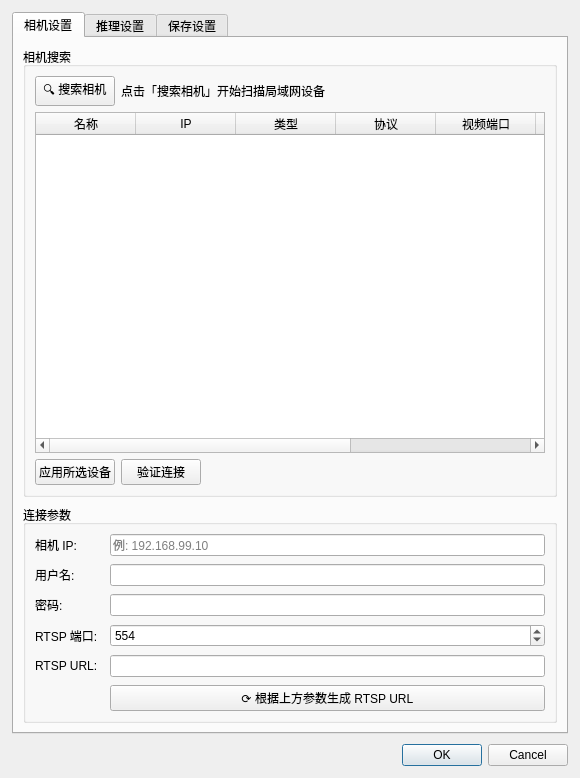
<?xml version="1.0" encoding="UTF-8"?>
<ui version="4.0">
 <class>SettingForm</class>
 <widget class="QDialog" name="SettingForm">
  <property name="geometry">
   <rect>
    <x>0</x>
    <y>0</y>
    <width>580</width>
    <height>560</height>
   </rect>
  </property>
  <property name="windowTitle">
   <string>系统配置</string>
  </property>
  <layout class="QVBoxLayout" name="mainLayout">
   <property name="spacing">
    <number>10</number>
   </property>
   <property name="leftMargin"><number>12</number></property>
   <property name="topMargin"><number>12</number></property>
   <property name="rightMargin"><number>12</number></property>
   <property name="bottomMargin"><number>12</number></property>
   <item>
    <widget class="QTabWidget" name="tabWidget">
     <!-- ===== Tab 1: 相机设置 ===== -->
     <widget class="QWidget" name="tabCamera">
      <attribute name="title">
       <string>相机设置</string>
      </attribute>
      <layout class="QVBoxLayout" name="cameraMainLayout">
        <property name="spacing"><number>8</number></property>
        <item>
         <widget class="QGroupBox" name="groupBox_search">
          <property name="title"><string>相机搜索</string></property>
          <layout class="QVBoxLayout" name="searchLayout">
           <property name="spacing"><number>6</number></property>
           <item>
            <layout class="QHBoxLayout" name="searchBtnLayout">
             <item>
              <widget class="QPushButton" name="btn_searchCameras">
               <property name="text"><string>🔍 搜索相机</string></property>
               <property name="toolTip"><string>通过 ACP 广播 + 局域网端口扫描搜索相机设备</string></property>
              </widget>
             </item>
             <item>
              <widget class="QLabel" name="label_searchStatus">
               <property name="text"><string>点击「搜索相机」开始扫描局域网设备</string></property>
              </widget>
             </item>
             <item>
              <spacer name="searchSpacer">
               <property name="orientation"><enum>Qt::Horizontal</enum></property>
               <property name="sizeHint" stdset="0"><size><width>40</width><height>20</height></size></property>
              </spacer>
             </item>
            </layout>
           </item>
           <item>
            <widget class="QTableWidget" name="table_devices">
             <property name="minimumSize"><size><width>0</width><height>140</height></size></property>
             <property name="editTriggers"><set>QAbstractItemView::NoEditTriggers</set></property>
             <property name="selectionMode"><enum>QAbstractItemView::SingleSelection</enum></property>
             <property name="selectionBehavior"><enum>QAbstractItemView::SelectRows</enum></property>
             <property name="columnCount"><number>8</number></property>
             <column><property name="text"><string>名称</string></property></column>
             <column><property name="text"><string>IP</string></property></column>
             <column><property name="text"><string>类型</string></property></column>
             <column><property name="text"><string>协议</string></property></column>
             <column><property name="text"><string>视频端口</string></property></column>
             <column><property name="text"><string>控制端口</string></property></column>
             <column><property name="text"><string>账号</string></property></column>
             <column><property name="text"><string>状态</string></property></column>
            </widget>
           </item>
           <item>
            <layout class="QHBoxLayout" name="searchActionLayout">
             <item>
              <widget class="QPushButton" name="btn_applyDevice">
               <property name="text"><string>应用所选设备</string></property>
               <property name="toolTip"><string>将选中的设备参数填充到下方连接参数</string></property>
              </widget>
             </item>
             <item>
              <widget class="QPushButton" name="btn_verifyDevice">
               <property name="text"><string>验证连接</string></property>
               <property name="toolTip"><string>用当前连接参数测试 RTSP 流是否可打开</string></property>
              </widget>
             </item>
             <item>
              <spacer name="actionSpacer">
               <property name="orientation"><enum>Qt::Horizontal</enum></property>
               <property name="sizeHint" stdset="0"><size><width>40</width><height>20</height></size></property>
              </spacer>
             </item>
            </layout>
           </item>
          </layout>
         </widget>
        </item>
        <item>
         <widget class="QGroupBox" name="groupBox_conn">
          <property name="title"><string>连接参数</string></property>
          <layout class="QFormLayout" name="cameraFormLayout">
       <property name="horizontalSpacing"><number>12</number></property>
       <property name="verticalSpacing"><number>8</number></property>
       <item row="0" column="0">
        <widget class="QLabel" name="label_ip">
         <property name="text"><string>相机 IP:</string></property>
        </widget>
       </item>
       <item row="0" column="1">
        <widget class="QLineEdit" name="edit_cameraIP">
         <property name="placeholderText"><string>例: 192.168.99.10</string></property>
        </widget>
       </item>
       <item row="1" column="0">
        <widget class="QLabel" name="label_user">
         <property name="text"><string>用户名:</string></property>
        </widget>
       </item>
       <item row="1" column="1">
        <widget class="QLineEdit" name="edit_cameraUser"/>
       </item>
       <item row="2" column="0">
        <widget class="QLabel" name="label_pass">
         <property name="text"><string>密码:</string></property>
        </widget>
       </item>
       <item row="2" column="1">
        <widget class="QLineEdit" name="edit_cameraPass">
         <property name="echoMode"><enum>QLineEdit::Password</enum></property>
        </widget>
       </item>
       <item row="3" column="0">
        <widget class="QLabel" name="label_port">
         <property name="text"><string>RTSP 端口:</string></property>
        </widget>
       </item>
       <item row="3" column="1">
        <widget class="QSpinBox" name="spin_cameraPort">
         <property name="minimum"><number>1</number></property>
         <property name="maximum"><number>65535</number></property>
         <property name="value"><number>554</number></property>
        </widget>
       </item>
       <item row="4" column="0">
        <widget class="QLabel" name="label_rtspUrl">
         <property name="text"><string>RTSP URL:</string></property>
        </widget>
       </item>
       <item row="4" column="1">
        <widget class="QLineEdit" name="edit_rtspUrl">
         <property name="toolTip"><string>完整 RTSP 地址。修改 IP/用户名/密码/端口后点击右侧按钮自动生成</string></property>
        </widget>
       </item>
       <item row="5" column="1">
        <widget class="QPushButton" name="btn_rebuildUrl">
         <property name="text"><string>⟳ 根据上方参数生成 RTSP URL</string></property>
         <property name="toolTip"><string>用 IP、用户名、密码、端口拼接生成 RTSP URL</string></property>
        </widget>
       </item>
      </layout>
         </widget>
        </item>
       </layout>
     </widget>
     <!-- ===== Tab 2: 推理设置 ===== -->
     <widget class="QWidget" name="tabInference">
      <attribute name="title">
       <string>推理设置</string>
      </attribute>
      <layout class="QVBoxLayout" name="inferMainLayout">
       <property name="spacing"><number>10</number></property>
       <!-- 模型 GroupBox -->
       <item>
        <widget class="QGroupBox" name="groupBox_model">
         <property name="title"><string>模型配置</string></property>
         <layout class="QFormLayout" name="modelFormLayout">
          <property name="verticalSpacing"><number>8</number></property>
          <item row="0" column="0">
           <widget class="QLabel" name="label_enableInfer">
            <property name="text"><string>启用推理:</string></property>
           </widget>
          </item>
          <item row="0" column="1">
           <widget class="QCheckBox" name="check_enableInference">
            <property name="checked"><bool>true</bool></property>
            <property name="text"><string>勾选后启动采集时自动加载模型</string></property>
           </widget>
          </item>
          <item row="1" column="0">
           <widget class="QLabel" name="label_modelPath">
            <property name="text"><string>模型路径:</string></property>
           </widget>
          </item>
          <item row="1" column="1">
           <layout class="QHBoxLayout" name="modelPathLayout">
            <item>
             <widget class="QLineEdit" name="edit_modelPath">
              <property name="placeholderText"><string>支持 .engine (TensorRT) 和 .onnx (OpenCV DNN)</string></property>
             </widget>
            </item>
            <item>
             <widget class="QPushButton" name="btn_browseModel">
              <property name="text"><string>...</string></property>
              <property name="maximumSize"><size><width>32</width><height>16777215</height></size></property>
              <property name="toolTip"><string>浏览选择模型文件</string></property>
             </widget>
            </item>
           </layout>
          </item>
         </layout>
        </widget>
       </item>
       <!-- 检测参数 GroupBox -->
       <item>
        <widget class="QGroupBox" name="groupBox_detParams">
         <property name="title"><string>检测参数</string></property>
         <layout class="QFormLayout" name="detParamsLayout">
          <property name="verticalSpacing"><number>8</number></property>
          <item row="0" column="0">
           <widget class="QLabel" name="label_confThreshold">
            <property name="text"><string>置信度阈值:</string></property>
           </widget>
          </item>
          <item row="0" column="1">
           <widget class="QDoubleSpinBox" name="spin_confThreshold">
            <property name="minimum"><double>0.01</double></property>
            <property name="maximum"><double>1.00</double></property>
            <property name="singleStep"><double>0.05</double></property>
            <property name="value"><double>0.45</double></property>
            <property name="decimals"><number>2</number></property>
            <property name="toolTip"><string>检测置信度阈值，低于此值的检测结果将被忽略</string></property>
           </widget>
          </item>
          <item row="1" column="0">
           <widget class="QLabel" name="label_nmsThreshold">
            <property name="text"><string>NMS 阈值:</string></property>
           </widget>
          </item>
          <item row="1" column="1">
           <widget class="QDoubleSpinBox" name="spin_nmsThreshold">
            <property name="minimum"><double>0.01</double></property>
            <property name="maximum"><double>1.00</double></property>
            <property name="singleStep"><double>0.05</double></property>
            <property name="value"><double>0.50</double></property>
            <property name="decimals"><number>2</number></property>
            <property name="toolTip"><string>非极大值抑制阈值，值越小去重越严格</string></property>
           </widget>
          </item>
         </layout>
        </widget>
       </item>
       <!-- 跟踪参数 GroupBox -->
       <item>
        <widget class="QGroupBox" name="groupBox_trackerParams">
         <property name="title"><string>跟踪 and ReID 参数</string></property>
         <layout class="QFormLayout" name="trackerParamsLayout">
          <property name="verticalSpacing"><number>8</number></property>
          <item row="0" column="0">
           <widget class="QLabel" name="label_iouThreshold">
            <property name="text"><string>IoU 匹配阈值:</string></property>
           </widget>
          </item>
          <item row="0" column="1">
           <widget class="QDoubleSpinBox" name="spin_iouThreshold">
            <property name="minimum"><double>0.01</double></property>
            <property name="maximum"><double>1.00</double></property>
            <property name="singleStep"><double>0.05</double></property>
            <property name="value"><double>0.30</double></property>
            <property name="decimals"><number>2</number></property>
           </widget>
          </item>
          <item row="1" column="0">
           <widget class="QLabel" name="label_maxMissed">
            <property name="text"><string>最大丢失帧数:</string></property>
           </widget>
          </item>
          <item row="1" column="1">
           <widget class="QSpinBox" name="spin_maxMissed">
            <property name="minimum"><number>1</number></property>
            <property name="maximum"><number>300</number></property>
            <property name="value"><number>30</number></property>
            <property name="toolTip"><string>跟踪目标连续丢失多少帧后丢弃</string></property>
           </widget>
          </item>
          <item row="2" column="0">
           <widget class="QLabel" name="label_reidThreshold">
            <property name="text"><string>ReID 匹配阈值:</string></property>
           </widget>
          </item>
          <item row="2" column="1">
           <widget class="QDoubleSpinBox" name="spin_reidThreshold">
            <property name="minimum"><double>0.10</double></property>
            <property name="maximum"><double>1.00</double></property>
            <property name="singleStep"><double>0.05</double></property>
            <property name="value"><double>0.65</double></property>
            <property name="decimals"><number>2</number></property>
            <property name="toolTip"><string>相似度匹配阈值：用于「上车/下车身份比对」与「访客重入」判定。值越大要求越严格。建议 0.60~0.70</string></property>
           </widget>
          </item>
          <item row="3" column="0">
           <widget class="QLabel" name="label_kalmanEnabled">
            <property name="text"><string>卡尔曼预测:</string></property>
           </widget>
          </item>
          <item row="3" column="1">
           <widget class="QCheckBox" name="check_kalmanEnabled">
            <property name="checked"><bool>true</bool></property>
            <property name="text"><string>启用运动预测匹配（遮挡期间保持轨迹）</string></property>
            <property name="toolTip"><string>使用卡尔曼滤波器预测目标位置，在检测丢失时仍能维持轨迹连续性</string></property>
           </widget>
          </item>
          <item row="4" column="0">
           <widget class="QLabel" name="label_trackerReidEnabled">
            <property name="text"><string>ReID辅助跟踪:</string></property>
           </widget>
          </item>
          <item row="4" column="1">
           <widget class="QCheckBox" name="check_trackerReidEnabled">
            <property name="checked"><bool>true</bool></property>
            <property name="text"><string>启用ReID外观特征辅助匹配（防止ID切换）</string></property>
            <property name="toolTip"><string>当IoU匹配失败时，使用ReID外观特征进行二次匹配，大幅减少同一人的ID切换</string></property>
           </widget>
          </item>
          <item row="5" column="0">
           <widget class="QLabel" name="label_trackerReidThreshold">
            <property name="text"><string>跟踪ReID阈值:</string></property>
           </widget>
          </item>
          <item row="5" column="1">
           <widget class="QDoubleSpinBox" name="spin_trackerReidThreshold">
            <property name="minimum"><double>0.10</double></property>
            <property name="maximum"><double>1.00</double></property>
            <property name="singleStep"><double>0.05</double></property>
            <property name="value"><double>0.72</double></property>
            <property name="decimals"><number>2</number></property>
            <property name="toolTip"><string>跟踪器内部ReID匹配阈值（仅用于同帧多目标关联，防止ID切换）</string></property>
           </widget>
          </item>
          <item row="6" column="0">
           <widget class="QLabel" name="label_galleryMaxAge">
            <property name="text"><string>画廊保留时间(ms):</string></property>
           </widget>
          </item>
          <item row="6" column="1">
           <widget class="QSpinBox" name="spin_galleryMaxAge">
            <property name="minimum"><number>1000</number></property>
            <property name="maximum"><number>60000</number></property>
            <property name="singleStep"><number>1000</number></property>
            <property name="value"><number>10000</number></property>
            <property name="toolTip"><string>丢失轨迹在画廊中的最大保留时间，超时后彻底移除。值越大越能处理长时间遮挡</string></property>
           </widget>
          </item>
          <item row="7" column="0">
           <widget class="QLabel" name="label_reidWeightColor">
            <property name="text"><string>相似度-颜色权重:</string></property>
           </widget>
          </item>
          <item row="7" column="1">
           <widget class="QDoubleSpinBox" name="spin_reidWeightColor">
            <property name="minimum"><double>0.00</double></property>
            <property name="maximum"><double>1.00</double></property>
            <property name="singleStep"><double>0.05</double></property>
            <property name="value"><double>0.30</double></property>
            <property name="decimals"><number>2</number></property>
            <property name="toolTip"><string>相似度融合中「颜色直方图」分量权重。鱼眼俯视跨朝向时颜色最不稳定，建议 0.20~0.35</string></property>
           </widget>
          </item>
          <item row="8" column="0">
           <widget class="QLabel" name="label_reidWeightTexture">
            <property name="text"><string>相似度-纹理权重:</string></property>
           </widget>
          </item>
          <item row="8" column="1">
           <widget class="QDoubleSpinBox" name="spin_reidWeightTexture">
            <property name="minimum"><double>0.00</double></property>
            <property name="maximum"><double>1.00</double></property>
            <property name="singleStep"><double>0.05</double></property>
            <property name="value"><double>0.40</double></property>
            <property name="decimals"><number>2</number></property>
            <property name="toolTip"><string>相似度融合中「梯度纹理」分量权重（对光照/朝向较鲁棒），建议 0.35~0.50</string></property>
           </widget>
          </item>
          <item row="9" column="0">
           <widget class="QLabel" name="label_reidWeightShape">
            <property name="text"><string>相似度-身形权重:</string></property>
           </widget>
          </item>
          <item row="9" column="1">
           <widget class="QDoubleSpinBox" name="spin_reidWeightShape">
            <property name="minimum"><double>0.00</double></property>
            <property name="maximum"><double>1.00</double></property>
            <property name="singleStep"><double>0.05</double></property>
            <property name="value"><double>0.30</double></property>
            <property name="decimals"><number>2</number></property>
            <property name="toolTip"><string>相似度融合中「长宽比+归一化高度」身形分量权重，建议 0.20~0.35</string></property>
           </widget>
          </item>
          <item row="10" column="0" colspan="2">
           <widget class="QLabel" name="label_reidWeightHint">
            <property name="text"><string>说明：三项权重会自动归一化，无需保证和为 1；调整后点击「确定」即刻生效。</string></property>
            <property name="wordWrap"><bool>true</bool></property>
           </widget>
          </item>
          <item row="11" column="0">
           <widget class="QLabel" name="label_reidUseDeep">
            <property name="text"><string>深度ReID(OSNet):</string></property>
           </widget>
          </item>
          <item row="11" column="1">
           <widget class="QCheckBox" name="check_reidUseDeep">
            <property name="checked"><bool>false</bool></property>
            <property name="text"><string>启用深度外观嵌入比对（推荐，区分力更强）</string></property>
            <property name="toolTip"><string>使用 OSNet(MSMT17) 深度特征 + 余弦相似度进行上/下车身份比对；关闭则使用颜色/纹理/身形手工特征</string></property>
           </widget>
          </item>
          <item row="12" column="0">
           <widget class="QLabel" name="label_reidDeepModelPath">
            <property name="text"><string>深度模型路径:</string></property>
           </widget>
          </item>
          <item row="12" column="1">
           <widget class="QLineEdit" name="edit_reidDeepModelPath">
            <property name="text"><string>./model/osnet_x1_0_msmt17.onnx</string></property>
            <property name="toolTip"><string>OSNet ONNX 模型路径（相对路径以程序目录为基准）</string></property>
           </widget>
          </item>
          <item row="13" column="0">
           <widget class="QLabel" name="label_reidDeepThreshold">
            <property name="text"><string>深度相似度阈值:</string></property>
           </widget>
          </item>
          <item row="13" column="1">
           <widget class="QDoubleSpinBox" name="spin_reidDeepThreshold">
            <property name="minimum"><double>0.10</double></property>
            <property name="maximum"><double>1.00</double></property>
            <property name="singleStep"><double>0.05</double></property>
            <property name="value"><double>0.50</double></property>
            <property name="decimals"><number>2</number></property>
            <property name="toolTip"><string>深度特征余弦相似度判定阈值（经验值 0.45~0.60）</string></property>
           </widget>
          </item>
         </layout>
        </widget>
       </item>
      </layout>
     </widget>
     <!-- ===== Tab 3: 保存设置 ===== -->
     <widget class="QWidget" name="tabSave">
      <attribute name="title">
       <string>保存设置</string>
      </attribute>
      <layout class="QFormLayout" name="saveFormLayout">
       <property name="horizontalSpacing"><number>12</number></property>
       <property name="verticalSpacing"><number>8</number></property>
       <item row="0" column="0">
        <widget class="QLabel" name="label_savePath">
         <property name="text"><string>图像保存路径:</string></property>
        </widget>
       </item>
       <item row="0" column="1">
        <layout class="QHBoxLayout" name="savePathLayout">
         <item>
          <widget class="QLineEdit" name="edit_savePath"/>
         </item>
         <item>
          <widget class="QPushButton" name="btn_browseSavePath">
           <property name="text"><string>...</string></property>
           <property name="maximumSize"><size><width>32</width><height>16777215</height></size></property>
          </widget>
         </item>
        </layout>
       </item>
       <item row="1" column="0">
        <widget class="QLabel" name="label_saveFormat">
         <property name="text"><string>保存格式:</string></property>
        </widget>
       </item>
       <item row="1" column="1">
        <widget class="QComboBox" name="combo_saveFormat">
         <item><property name="text"><string>jpg</string></property></item>
         <item><property name="text"><string>png</string></property></item>
         <item><property name="text"><string>bmp</string></property></item>
         <item><property name="text"><string>tif</string></property></item>
        </widget>
       </item>
       <item row="2" column="0">
        <widget class="QLabel" name="label_jpegQuality">
         <property name="text"><string>JPEG 质量:</string></property>
        </widget>
       </item>
       <item row="2" column="1">
        <widget class="QSpinBox" name="spin_jpegQuality">
         <property name="minimum"><number>1</number></property>
         <property name="maximum"><number>100</number></property>
         <property name="value"><number>95</number></property>
        </widget>
       </item>
       <item row="3" column="0">
        <widget class="QLabel" name="label_reidSavePath">
         <property name="text"><string>ReID 图像路径:</string></property>
        </widget>
       </item>
       <item row="3" column="1">
        <layout class="QHBoxLayout" name="reidSavePathLayout">
         <item>
          <widget class="QLineEdit" name="edit_reidSavePath"/>
         </item>
         <item>
          <widget class="QPushButton" name="btn_browseReidSavePath">
           <property name="text"><string>...</string></property>
           <property name="maximumSize"><size><width>32</width><height>16777215</height></size></property>
          </widget>
         </item>
        </layout>
       </item>
       <item row="4" column="0">
        <widget class="QLabel" name="label_regionSavePath">
         <property name="text"><string>区域配置路径:</string></property>
        </widget>
       </item>
       <item row="4" column="1">
        <widget class="QLineEdit" name="edit_regionSavePath">
         <property name="toolTip"><string>检测区域配置的 JSON 保存路径</string></property>
        </widget>
       </item>
      </layout>
     </widget>
    </widget>
   </item>
   <item>
    <widget class="QDialogButtonBox" name="buttonBox">
     <property name="orientation"><enum>Qt::Horizontal</enum></property>
     <property name="standardButtons">
      <set>QDialogButtonBox::Cancel|QDialogButtonBox::Ok</set>
     </property>
    </widget>
   </item>
  </layout>
 </widget>
 <resources/>
 <connections>
  <connection>
   <sender>buttonBox</sender>
   <signal>accepted()</signal>
   <receiver>SettingForm</receiver>
   <slot>accept()</slot>
  </connection>
  <connection>
   <sender>buttonBox</sender>
   <signal>rejected()</signal>
   <receiver>SettingForm</receiver>
   <slot>reject()</slot>
  </connection>
 </connections>
</ui>
